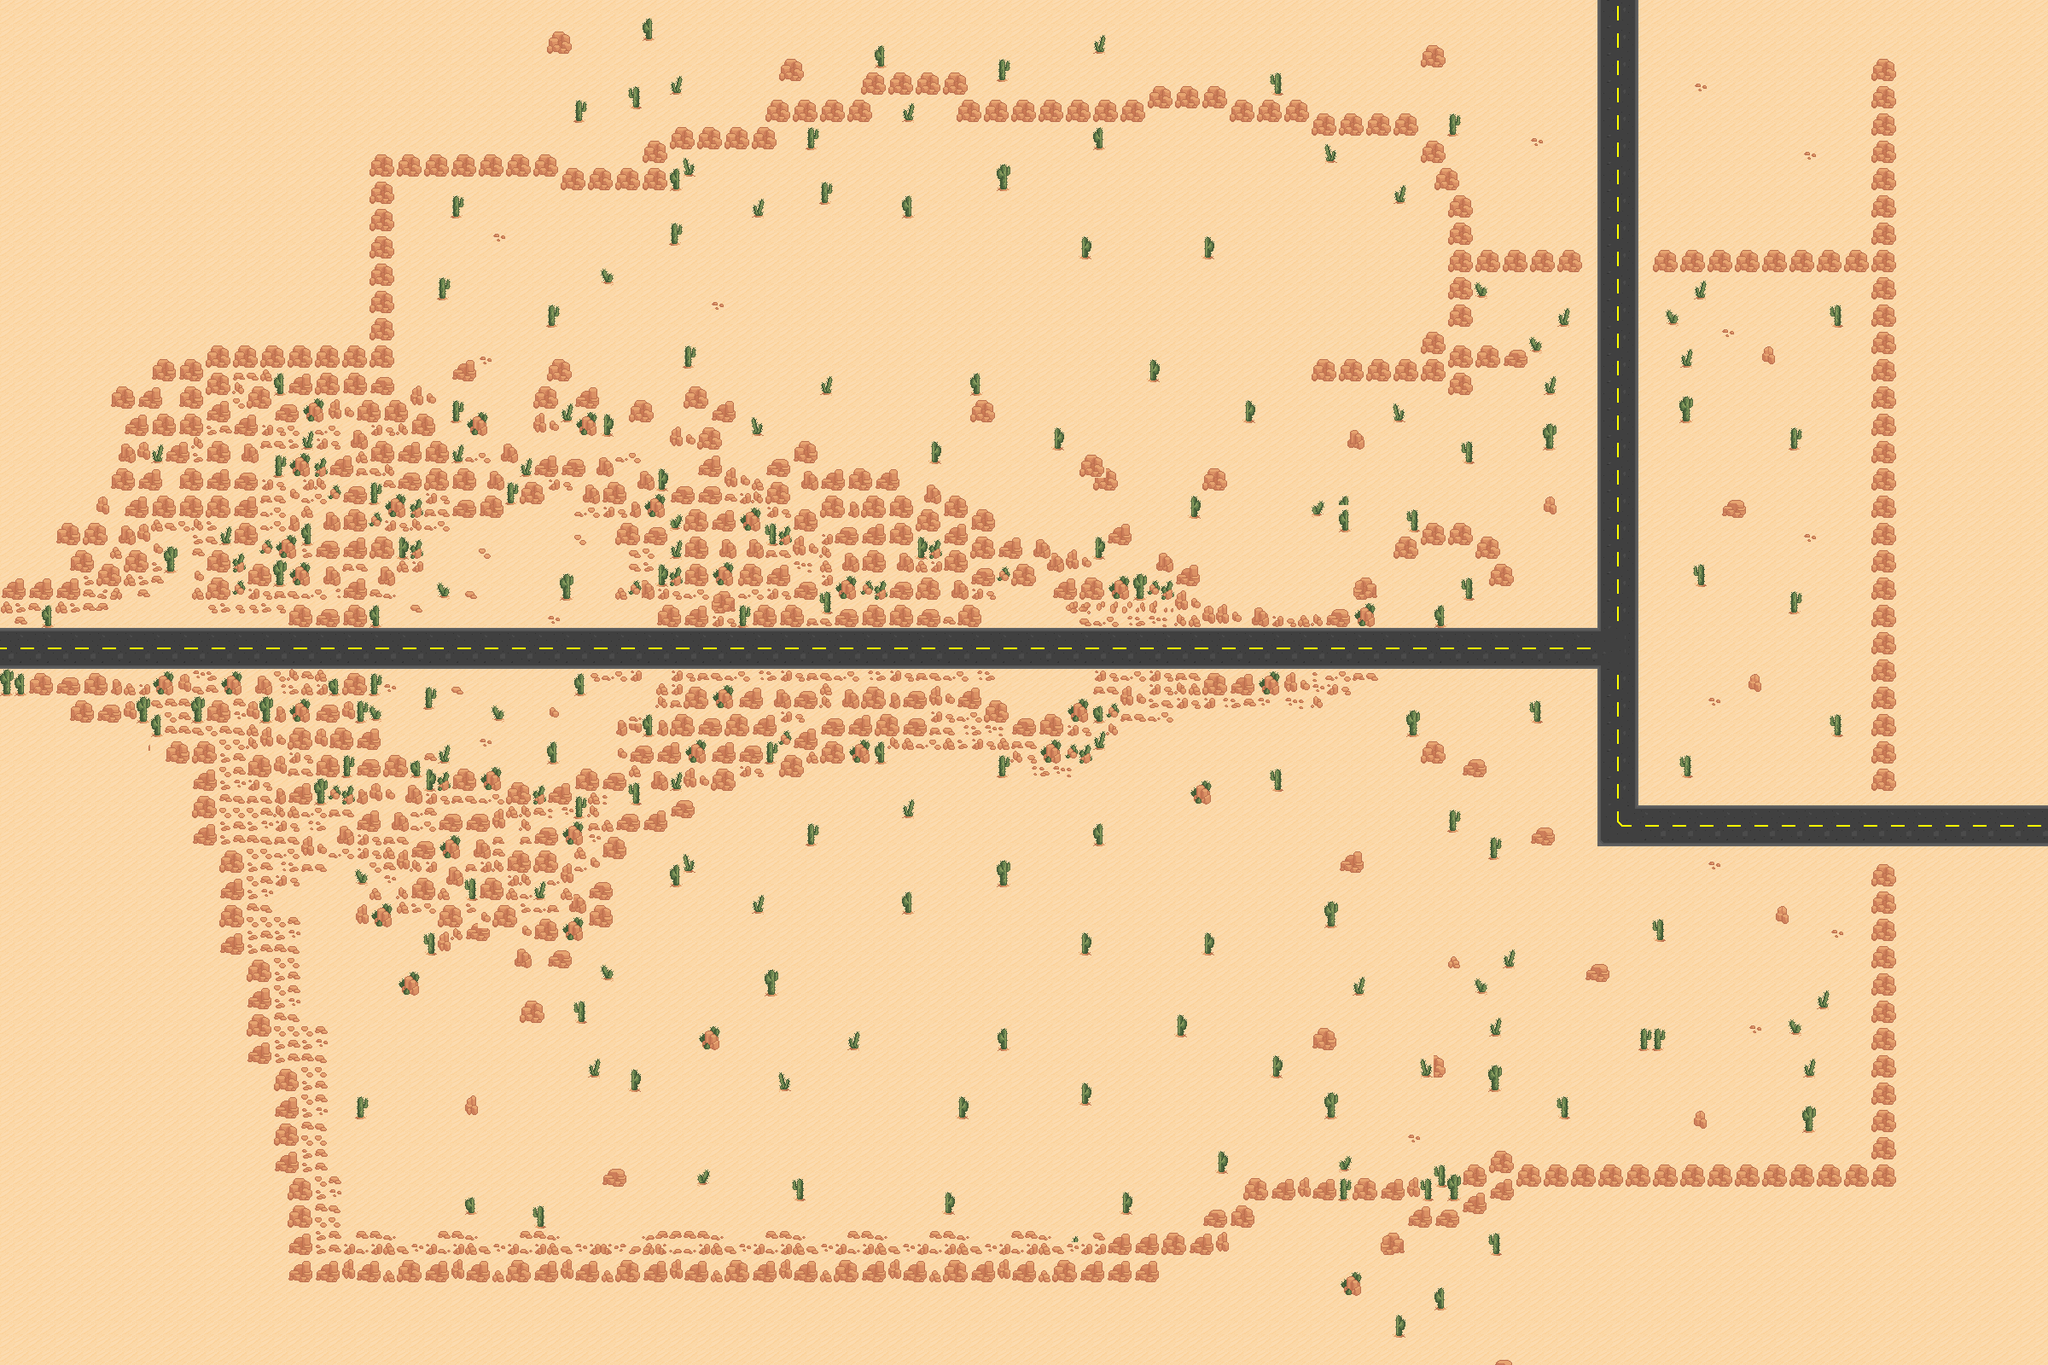

Below is a game level as drawn by its tile map, then a one-line description and the .tmx that defines it (tile-layer data replaced by summaries):
An orthogonal 150x100 tile map with 16x16 px tiles, 2 tile layers (sandAndRoads, rocksAndBuildings) and 63 objects (10x Zombie, 2x Entrance, Camera, Player, Car).

<map version="1.2" tiledversion="1.2.4" orientation="orthogonal" renderorder="left-up" width="150" height="100" tilewidth="16" tileheight="16" infinite="0" nextlayerid="5" nextobjectid="88">
 <tileset firstgid="1" name="FULL_DESERT_TILESET_WIP" tilewidth="16" tileheight="16" tilecount="1024" columns="32">
  <image source="../../textures/map/FULL_DESERT_TILESET_WIP.png" width="512" height="512" />
  <tile id="6">
   <objectgroup draworder="index">
    <object id="5" x="0" y="0" width="16" height="16" />
   </objectgroup>
  </tile>
  <tile id="8">
   <objectgroup draworder="index">
    <object id="3" x="0" y="0" width="16" height="16" />
   </objectgroup>
  </tile>
  <tile id="9">
   <objectgroup draworder="index">
    <object id="1" x="0" y="0" width="16" height="16" />
   </objectgroup>
  </tile>
  <tile id="38">
   <objectgroup draworder="index">
    <object id="1" x="0" y="0" width="16" height="16" />
   </objectgroup>
  </tile>
  <tile id="39">
   <objectgroup draworder="index">
    <object id="1" x="0" y="0" width="16" height="16" />
   </objectgroup>
  </tile>
  <tile id="40">
   <objectgroup draworder="index">
    <object id="1" x="0" y="0" width="16" height="16" />
   </objectgroup>
  </tile>
  <tile id="41">
   <objectgroup draworder="index">
    <object id="1" x="0" y="0" width="14" height="16" />
   </objectgroup>
  </tile>
  <tile id="42">
   <objectgroup draworder="index">
    <object id="1" x="0" y="0" width="16" height="16" />
   </objectgroup>
  </tile>
  <tile id="43">
   <objectgroup draworder="index">
    <object id="1" x="0" y="0" width="16" height="16" />
   </objectgroup>
  </tile>
  <tile id="79">
   <objectgroup draworder="index">
    <object id="3" x="0" y="6" width="16" height="10" />
   </objectgroup>
  </tile>
  <tile id="80">
   <objectgroup draworder="index">
    <object id="1" x="0" y="6" width="16" height="10" />
   </objectgroup>
  </tile>
  <tile id="102">
   <objectgroup draworder="index">
    <object id="1" x="0" y="0" width="16" height="16" />
   </objectgroup>
  </tile>
  <tile id="103">
   <objectgroup draworder="index">
    <object id="1" x="0" y="0" width="16" height="16" />
   </objectgroup>
  </tile>
  <tile id="105">
   <objectgroup draworder="index">
    <object id="1" x="0" y="0" width="16" height="16" />
   </objectgroup>
  </tile>
  <tile id="110">
   <objectgroup draworder="index">
    <object id="1" x="0" y="0" width="16" height="16" />
   </objectgroup>
  </tile>
  <tile id="111">
   <objectgroup draworder="index">
    <object id="1" x="0" y="0" width="16" height="16" />
   </objectgroup>
  </tile>
  <tile id="112">
   <objectgroup draworder="index">
    <object id="1" x="0" y="0" width="16" height="16" />
   </objectgroup>
  </tile>
  <tile id="113">
   <objectgroup draworder="index">
    <object id="1" x="0" y="0" width="16" height="16" />
   </objectgroup>
  </tile>
  <tile id="129">
   <objectgroup draworder="index">
    <object id="1" x="0" y="0" width="16" height="16" />
   </objectgroup>
  </tile>
  <tile id="142">
   <objectgroup draworder="index">
    <object id="1" x="0" y="0" width="16" height="16" />
   </objectgroup>
  </tile>
  <tile id="143">
   <objectgroup draworder="index">
    <object id="1" x="0" y="0" width="16" height="16" />
   </objectgroup>
  </tile>
  <tile id="144">
   <objectgroup draworder="index">
    <object id="1" x="0" y="0" width="16" height="16" />
   </objectgroup>
  </tile>
  <tile id="145">
   <objectgroup draworder="index">
    <object id="1" x="0" y="0" width="16" height="16" />
   </objectgroup>
  </tile>
  <tile id="166">
   <objectgroup draworder="index">
    <object id="1" x="0" y="0" width="16" height="16" />
   </objectgroup>
  </tile>
  <tile id="167">
   <objectgroup draworder="index">
    <object id="1" x="0" y="0" width="16" height="16" />
   </objectgroup>
  </tile>
  <tile id="174">
   <objectgroup draworder="index">
    <object id="1" x="0" y="0" width="16" height="16" />
   </objectgroup>
  </tile>
  <tile id="175">
   <objectgroup draworder="index">
    <object id="1" x="0" y="0" width="16" height="16" />
   </objectgroup>
  </tile>
  <tile id="176">
   <objectgroup draworder="index">
    <object id="1" x="0" y="0" width="16" height="16" />
   </objectgroup>
  </tile>
  <tile id="177">
   <objectgroup draworder="index">
    <object id="1" x="0" y="0" width="16" height="16" />
   </objectgroup>
  </tile>
  <tile id="179">
   <objectgroup draworder="index">
    <object id="1" x="0" y="10" width="16" height="6" />
   </objectgroup>
  </tile>
  <tile id="180">
   <objectgroup draworder="index">
    <object id="1" x="0" y="10" width="16" height="6" />
   </objectgroup>
  </tile>
  <tile id="181">
   <objectgroup draworder="index">
    <object id="1" x="0" y="10" width="16" height="6" />
   </objectgroup>
  </tile>
  <tile id="195">
   <objectgroup draworder="index">
    <object id="1" x="4" y="12" width="8" height="4" />
   </objectgroup>
  </tile>
  <tile id="206">
   <objectgroup draworder="index">
    <object id="1" x="0" y="0" width="16" height="16" />
   </objectgroup>
  </tile>
  <tile id="207">
   <objectgroup draworder="index">
    <object id="1" x="0" y="0" width="16" height="16" />
   </objectgroup>
  </tile>
  <tile id="208">
   <objectgroup draworder="index">
    <object id="1" x="0" y="0" width="16" height="16" />
   </objectgroup>
  </tile>
  <tile id="209">
   <objectgroup draworder="index">
    <object id="1" x="0" y="0" width="16" height="16" />
   </objectgroup>
  </tile>
  <tile id="211">
   <objectgroup draworder="index">
    <object id="1" x="0" y="0" width="16" height="16" />
   </objectgroup>
  </tile>
  <tile id="212">
   <objectgroup draworder="index">
    <object id="1" x="0" y="0" width="16" height="16" />
   </objectgroup>
  </tile>
  <tile id="213">
   <objectgroup draworder="index">
    <object id="1" x="0" y="0" width="16" height="16" />
   </objectgroup>
  </tile>
  <tile id="227">
   <objectgroup draworder="index">
    <object id="1" x="0" y="0" width="16" height="16" />
   </objectgroup>
  </tile>
  <tile id="230">
   <objectgroup draworder="index">
    <object id="1" x="0" y="0" width="16" height="16" />
   </objectgroup>
  </tile>
  <tile id="231">
   <objectgroup draworder="index">
    <object id="1" x="0" y="0" width="16" height="16" />
   </objectgroup>
  </tile>
  <tile id="294">
   <objectgroup draworder="index">
    <object id="1" x="0" y="0" width="16" height="16" />
   </objectgroup>
  </tile>
  <tile id="295">
   <objectgroup draworder="index">
    <object id="1" x="0" y="0" width="16" height="16" />
   </objectgroup>
  </tile>
  <tile id="355">
   <objectgroup draworder="index">
    <object id="1" x="0" y="0" width="16" height="16" />
   </objectgroup>
  </tile>
  <tile id="358">
   <objectgroup draworder="index">
    <object id="1" x="0" y="0" width="16" height="16" />
   </objectgroup>
  </tile>
  <tile id="359">
   <objectgroup draworder="index">
    <object id="1" x="0" y="0" width="16" height="16" />
   </objectgroup>
  </tile>
 </tileset>
 <layer id="2" name="sandAndRoads" width="150" height="100">
  <data>[15000 cells, 15000 non-empty, 23 distinct tile ids]</data>
 </layer>
 <layer id="3" name="rocksAndBuildings" width="150" height="100">
  <data>[15000 cells, 3232 non-empty, 88 distinct tile ids]</data>
 </layer>
 <objectgroup id="4" name="gameObjects" visible="0">
  <object id="1" type="Camera" x="250" y="512" width="640" height="480" />
  <object id="2" name="Zombie" type="Zombie" x="938.04" y="745.069">
   <point />
  </object>
  <object id="3" name="Player" type="Player" x="577.88" y="761.903">
   <point />
  </object>
  <object id="18" name="Zombie" type="Zombie" x="1645.21" y="725.907">
   <point />
  </object>
  </objectgroup>
</map>
<!-- 11 of 63 objects omitted -->
